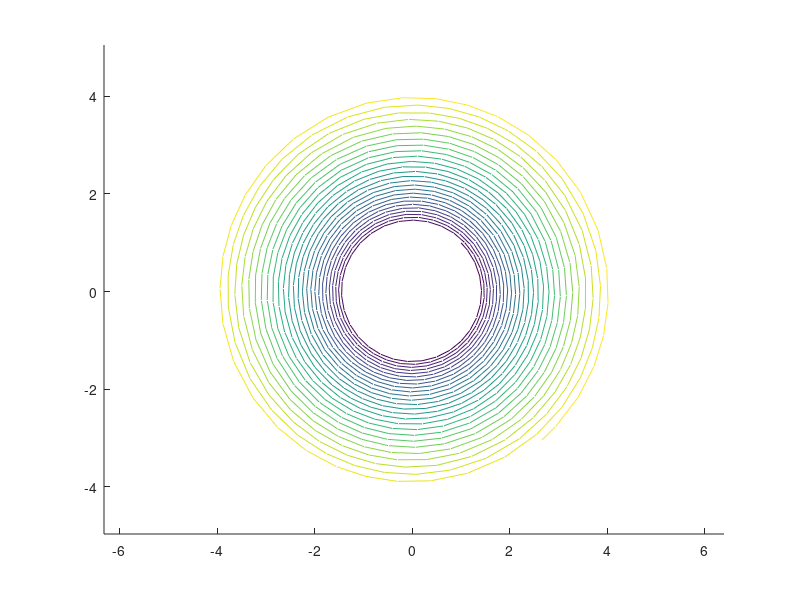

The MATLAB script that drew this image: (Note: this script raises an error after producing the figure.)
%% Tornado system: Set the kernel (Eigenvalue matrix)
a = +0.035; b = 5.5;
l3 = +0.08;
D = [ a  b   0;
     -b  a   0;
      0  0  l3];
% 
basis = [1  0  0;
         0  1  0;
         0  0  1];
basis = basis ./ sqrt(sum(basis.^2,1));
%% Set dynamic matrix and run!
MTor = basis * D * inv(basis);

X0 = [1,1,1];
odesol = ode45(@(t,X)MTor*X,[0 30],X0,odeset('RelTol',1E-6));
figure;%plot3(odesol.y(1,:),odesol.y(2,:),odesol.y(3,:),'k');hold on 
patch([odesol.y(1,:),nan],[odesol.y(2,:),nan],[odesol.y(3,:),nan],[odesol.x,nan],'FaceColor','none','EdgeColor','interp');hold on
% scatter3(odesol.y(1,:),odesol.y(2,:),odesol.y(3,:),9,odesol.x);
axis equal
Scale=set_scale();
plot_basis(basis,Scale)
legend(["Traj X","Eigv1","Eigv2","Eigv3"])

%% Set the kernel (Eigenvalue matrix)
a = -0.4; b = 5.5;
l3 = -0.05;
D = [ a  b   0;
     -b  a   0;
      0  0  l3];
%% Random Basis 
rndM = randn(3);
rndM = rndM ./ sqrt(sum(rndM.^2,1));
%% Set dynamic matrix and run!
M = rndM * D * inv(rndM);

X0 = [10,10,10];
odesol = ode45(@(t,X)M*X,[0 50],X0,odeset('RelTol',1E-6));
figure;%plot3(odesol.y(1,:),odesol.y(2,:),odesol.y(3,:),'k');hold on 
patch([odesol.y(1,:),nan],[odesol.y(2,:),nan],[odesol.y(3,:),nan],[odesol.x,nan],'FaceColor','none','EdgeColor','interp');hold on
% scatter3(odesol.y(1,:),odesol.y(2,:),odesol.y(3,:),9,odesol.x);
axis equal
Scale=set_scale();
plot_basis(basis, Scale)
legend(["Traj X","Eigv1","Eigv2","Eigv3"])
%%

function Scale=set_scale()
XLIM = xlim();
YLIM = ylim();
ZLIM = zlim();
Scale = 0.3*min([XLIM(2)-XLIM(1),YLIM(2)-YLIM(1),ZLIM(2)-ZLIM(1)]);
end
function plot_basis(basis,Scale)
hold on
plot3(Scale*[0,basis(1,1)],Scale*[0,basis(2,1)],Scale*[0,basis(3,1)],'r','LineWidth',2.0)
plot3(Scale*[0,basis(1,2)],Scale*[0,basis(2,2)],Scale*[0,basis(3,2)],'g','LineWidth',2.0)
plot3(Scale*[0,basis(1,3)],Scale*[0,basis(2,3)],Scale*[0,basis(3,3)],'b','LineWidth',2.0)
end